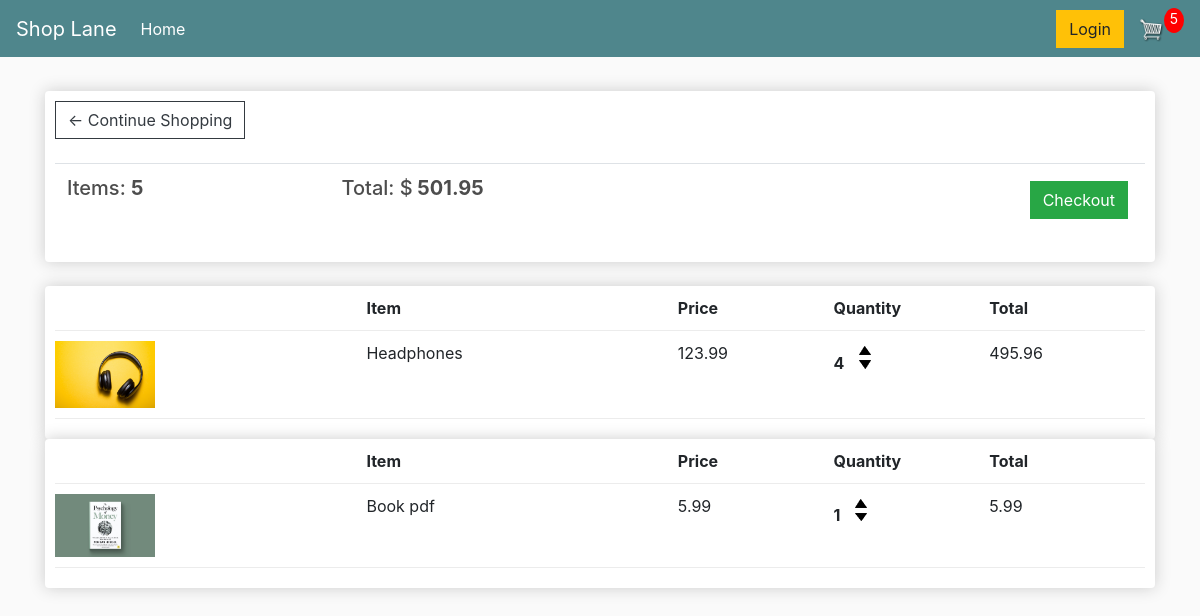
The app's page /cart/ (signed in) with its own data.
### store/models.py (models this page shows, shortened)
class Order(models.Model):
    customer=models.ForeignKey(Customer, on_delete=models.SET_NULL, blank=True, null=True)
    date_ordered=models.DateTimeField(auto_now_add=True)
    complete=models.BooleanField(default=False, blank=True,null=True)
    transaction_id=models.CharField(max_length=100, null=True)
    @property
    def get_order_total(self):
        order_total=0
        for o in self.orderitem_set.all() :
            order_total+=o.get_total
        return order_total
    @property
    def get_order_quantity(self):
        order_quantity=0
        for o in self.orderitem_set.all() :
            order_quantity+=o.quantity
        return order_quantity

class OrderItem(models.Model):
    product=models.ForeignKey(Product,on_delete=models.SET_NULL, null=True,blank=True)
    order=models.ForeignKey(Order,on_delete=models.SET_NULL,null=True,blank=True)
    quantity=models.IntegerField(default=0,blank=True,null=True)
    date_added=models.DateTimeField(auto_now_add=True)
    @property
    def get_total(self):
        total=self.product.price*self.quantity
        return total

class Product(models.Model):
    name=models.CharField(max_length=200, null=True)
    price=models.DecimalField(max_digits=7, decimal_places=2)
    digital=models.BooleanField(default=False, null=True, blank=False)
    image=models.ImageField(null=True, blank=True)
    @property
    def imageURL(self):
        try:
            url=self.image.url
        except:
            url=''
        return url

### store/views.py (the view)
# urls.py: path('cart/', views.cart, name="cart"),
def cart(request):
	data = cartData(request)
	cartItems = data['cartItems']
	order = data['order']
	items = data['items']
	context = {'items':items, 'order':order, 'cartItems':cartItems}
	return render(request, 'store/cart.html', context)

### store/utils.py (called while the page is built)
def cartData(request):
    if request.user.is_authenticated:
        customer = request.user.customer
        order,created=Order.objects.get_or_create(customer = customer,complete=False)
        items=order.orderitem_set.all()
        cartItems = order.get_order_quantity
    else:
        cookieData = cookieCart(request)
        items = cookieData['items']
        order = cookieData['order']
        cartItems = cookieData['cartItems']
    return {'items':items, 'order':order, 'cartItems':cartItems }

### store/templates/store/cart.html (shortened to what this page needs)
{% extends 'store/main.html' %}
{% load static %}
{% block content %}
<div class="row">
	<div class="col-lg-12">
		<div class="box-element">
            <a  class="btn btn-outline-dark" href="{% url 'store' %}">&#x2190; Continue Shopping</a>
            <br>
            <br>
            <table class="table">
                <tr>
                    <th><h5>Items: <strong> {{order.get_order_quantity}} </strong></h5></th>
                    <th><h5>Total: $<strong> {{order.get_order_total|floatformat:2}} </strong></h5></th>
                    <th>
                        <a style="float:right; margin:5px;" class="btn btn-success" href="{% url 'checkout' %}">Checkout</a>
                    </th>
                </tr>
            </table>
        </div>
		<br>
        {% for item in items %}
            <div class="box-element">
                <div class="cart-row">
                    <div style="flex:2"></div>
                    <div style="flex:2"><strong>Item</strong></div>
                    <div style="flex:1"><strong>Price</strong></div>
                    <div style="flex:1"><strong>Quantity</strong></div>
                    <div style="flex:1"><strong>Total</strong></div>
                </div>
                <div class="cart-row">
                    <div style="flex:2"><img class="row-image" src="{{item.product.imageURL}}"></div>
                    <div style="flex:2"><p>{{item.product.name}}</p></div>
                    <div style="flex:1"><p>{{item.product.price|floatformat:2}}</p></div>
                    <div style="flex:1">
                        <p class="quantity">{{item.quantity}}</p>
                        <div class="quantity">
                            <img data-product="{{ item.product.id }}" data-action="add" class="chg-quantity update-cart" src="{% static  'images/arrow-up.png' %}">
                            <img data-product="{{ item.product.id }}" data-action="remove" class="chg-quantity update-cart" src="{% static  'images/arrow-down.png' %}">
                        </div>
                    </div>
                    <div style="flex:1"><p>{{item.get_total|floatformat:2}}</p></div>
                </div>
	        </div>
        {% endfor %}
    </div>
</div>
{% endblock content %}

### store/templates/store/main.html (shortened to what this page needs)
<!DOCTYPE html>
{% load static %}
<html>
<head>
	<link rel="stylesheet" href="https://stackpath.bootstrapcdn.com/bootstrap/4.4.1/css/bootstrap.min.css">
	<link rel="stylesheet" type="text/css" href="{% static 'css/main.css' %}">
</head>
    <body>
        <nav class="navbar navbar-expand-lg navbar-dark bg-dark">
            <a class="navbar-brand" href="{% url 'store' %}">Shop Lane</a>
            <div class="collapse navbar-collapse" id="navbarSupportedContent">
                <ul class="navbar-nav mr-auto">
                <li class="nav-item active">
                    <a class="nav-link" href="{% url 'store' %}">Home <span class="sr-only">(current)</span></a>
                </li>
                </ul>
                <div class="form-inline my-2 my-lg-0">
                    <a href="#"class="btn btn-warning">Login</a>
                    <a href="{% url 'cart' %}">
                        <img  id="cart-icon" src="{% static 'images/cart.png' %}">
                    </a>
                    <p id="cart-total">{{cartItems}}</p>
                </div>
            </div>
        </nav>
        <div class="container">
            <br>
            {% block content %}
            {% endblock content %}
        </div>
    </body>
</html>

### static/css/main.css (style rules this page uses)
body { background-color: hsl(0, 0%, 98%); }
h1,h2,h3,h4,h5,h6 { color:hsl(0, 0%, 30%); }
.box-element { box-shadow:hsl(0, 0%, 80%) 0 0 16px; background-color: #fff; border-radius: 4px; padding: 10px; }
.bg-dark { background-color: #4f868c!important; }
#cart-icon { width:25px; display: inline-block; margin-left: 15px; }
#cart-total { display: block; text-align: center; color:#fff; background-color: red; width: 20px; height: 25px; border-radius: 50%; font-size: 14px; }
.col-lg-4, .col-lg-6, .col-lg-8, .col-lg-12 { margin-top: 10px; }
.btn { border-radius: 0; }
.row-image { width: 100px; }
.cart-row { display: flex; align-items: flex-stretch; padding-bottom: 10px; margin-bottom: 10px; border-bottom: 1px solid #ececec; }
.quantity { display: inline-block; font-weight: 700; padding-right:10px; }
.chg-quantity { width: 12px; cursor: pointer; display: block; margin-top: 5px; transition:.1s; }

### records on screen
Order: get_order_quantity "5", get_order_total "501.95"
OrderItem: product.imageURL (picture), product.name "Headphones", product.price "123.99", quantity "4", get_total "495.96"
OrderItem: product.imageURL (picture), product.name "Book pdf", product.price "5.99", quantity "1", get_total "5.99"

### other values on screen
{{ cartItems }} "5"
